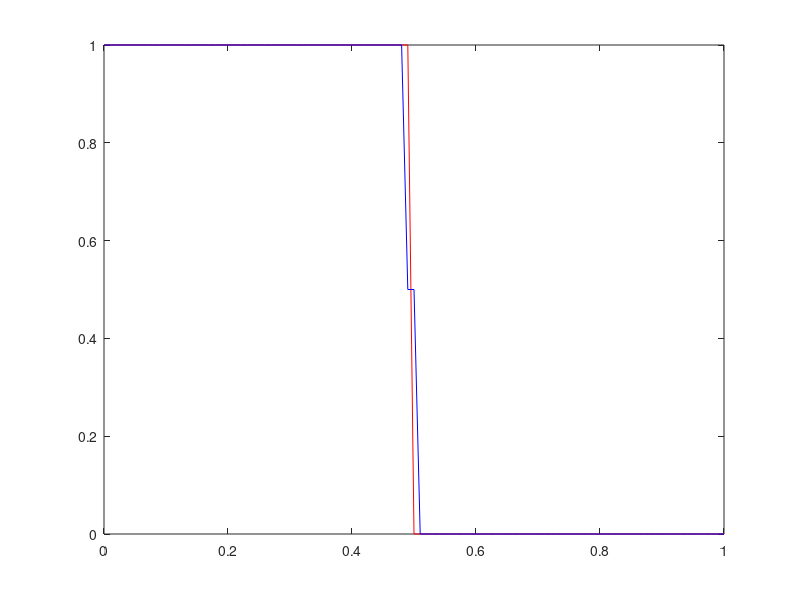

The MATLAB script that drew this image: (Note: this script raises an error after producing the figure.)
clc;
clear;
close all;

delta_t = 0.001;
delta_x = 0.01;
gama = delta_t/(delta_x*2);
x = 1;
partitions = (x/delta_x) + 1;
U = zeros(partitions,1);
for i = 1:partitions
    if (((i - 1)*delta_x) < 0.5)
        U(i,1) = 1;
    else
        U(i,1) = 0;
    end
end
Uinitial = U;
dx = 0:delta_x:1;
for time = 0:delta_t:1
    U_prime = U;
    U(1,1) = (1/2)*(U_prime(2,1) + 1) - gama*(U_prime(2,1)*(1 - U_prime(2,1)) - 1*(1 - 1));
    
    for i = 2: partitions - 1
        U(i,1) = (1/2)*(U_prime(i+1,1) + U_prime(i - 1,1)) - gama*(U_prime(i+1)*(1 - U_prime(i+1)) - U_prime(i - 1)*(1 - U_prime(i - 1)));
    end
    U(partitions,1) = (1/2)*(U_prime(partitions - 1,1) + 0) - gama*(0 - U_prime(partitions - 1,1)*(1 - U_prime(partitions - 1,1)));
    plot(dx,Uinitial,'r',dx,U,'b');
    axis tight;
    suptitle(['time = ', num2str(time)]);
    pause(0.02);
end
    